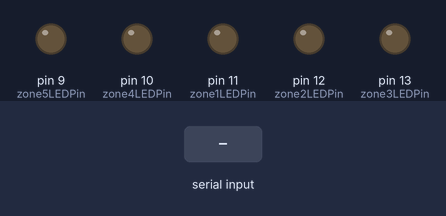
The sketch below on a simulated Arduino Uno, built with avr-gcc and run on an emulated ATmega328P. Shown: output pins drawn as LEDs (lit = HIGH). The inputs (shaded band) are chosen by the test bench.

Above: at 1.2 s.
1.3 s: "K" received over Serial
At 2.5 s:
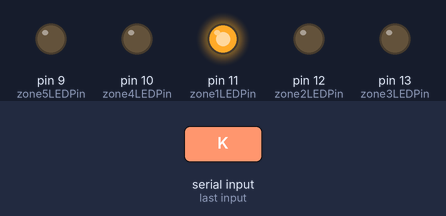
2.8 s: "L" received over Serial
At 3.7 s:
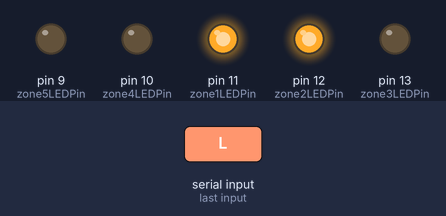
4.3 s: "k" received over Serial
At 4.9 s:
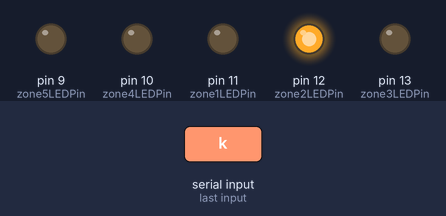
5.8 s: "M" received over Serial
At 7.0 s:
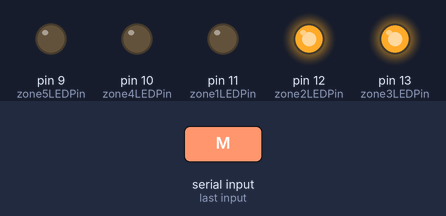
7.3 s: "l" received over Serial
At 8.4 s:
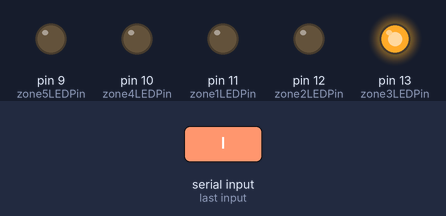
8.8 s: "N" received over Serial
At 9.5 s:
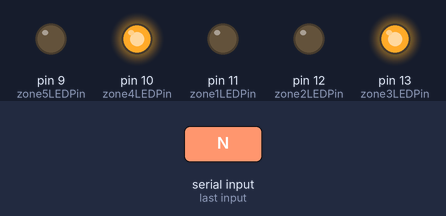
Timing chart, 0 to 11.3 s (numbered marks = the images above; inputs shaded):
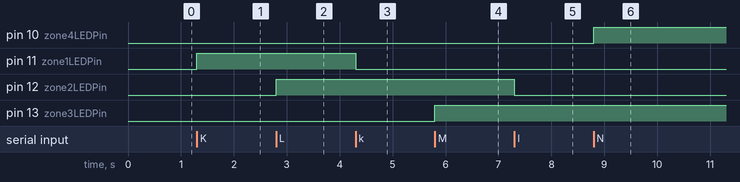

The sketch:

sketch_oct05a.pde
```cpp
//----------------------Arduino code-------------------------

int message = 0;     //  This will hold one byte of the serial message

int zone1LEDPin = 11;   //  What pin is the green LED connected to?
int zone2LEDPin = 12;   //  What pin is the green LED connected to?
int zone3LEDPin = 13;   //  What pin is the red LED connected to?
int zone4LEDPin = 10;   //  What pin is the red LED connected to?
int zone5LEDPin = 9;   //  What pin is the red LED connected to?

int zone1LED = 0;          //  The value/brightness of the LED, can be 0-255
int zone2LED = 0;          //  The value/brightness of the LED, can be 0-255
int zone3LED = 0;          //  The value/brightness of the LED, can be 0-255
int zone4LED = 0;          //  The value/brightness of the LED, can be 0-255
int zone5LED = 0;          //  The value/brightness of the LED, can be 0-255

void setup() {
  Serial.begin(9600);  //set serial to 9600 baud rate
}

void loop(){

   // get a command string form the serial port

    if (Serial.available() > 0) { //  Check if there is a new message
      message = Serial.read();    //  Put the serial input into the message

     if (message == 'K'){
       zone1LED = 255;
     }
     if (message == 'k'){  //  If a lowercase 01r is received...
       zone1LED = 0;         //  Set redLED to 0 (off)
     }
     if (message == 'L'){  //  If a capitol 02R is received...
       zone2LED = 255;       //  Set redLED to 255 (on)
     }
     if (message == 'l'){  //  If a lowercase 02r is received...
       zone2LED = 0;         //  Set redLED to 0 (off)
     }
     if (message == 'M'){  //  If a capitol 03R is received...
       zone3LED = 255;       //  Set redLED to 255 (on)
     }
     if (message == 'm'){  //  If a lowercase 03r is received...
       zone3LED = 0;         //  Set redLED to 0 (off)
     }
     if (message == 'N'){  //  If a capitol 03R is received...
       zone4LED = 255;       //  Set redLED to 255 (on)
     }
     if (message == 'n'){  //  If a lowercase 03r is received...
       zone4LED = 0;         //  Set redLED to 0 (off)
     }
     if (message == 'O'){  //  If a capitol 03R is received...
       zone5LED = 255;       //  Set redLED to 255 (on)
     }
     if (message == 'o'){  //  If a lowercase 03r is received...
       zone5LED = 0;         //  Set redLED to 0 (off)
     }
   }
  analogWrite(zone1LEDPin, zone1LED);  //  Write an analog value between 0-255
  analogWrite(zone2LEDPin, zone2LED);  //  Write an analog value between 0-255
  analogWrite(zone3LEDPin, zone3LED);  //  Write an analog value between 0-255
  analogWrite(zone4LEDPin, zone4LED);  //  Write an analog value between 0-255
  analogWrite(zone5LEDPin, zone5LED);  //  Write an analog value between 0-255
}

//----------------------------end Arduino code--------------------------------
```

Measured:
- after the input at 1.3 s, pin 11 (zone1LEDPin): LOW → HIGH at once
- after the input at 2.8 s, pin 12 (zone2LEDPin): LOW → HIGH at once
- after the input at 4.3 s, pin 11 (zone1LEDPin): HIGH → LOW at once
- after the input at 5.8 s, pin 13 (zone3LEDPin): LOW → HIGH at once
- after the input at 7.3 s, pin 12 (zone2LEDPin): HIGH → LOW at once
- after the input at 8.8 s, pin 10 (zone4LEDPin): LOW → HIGH at once
